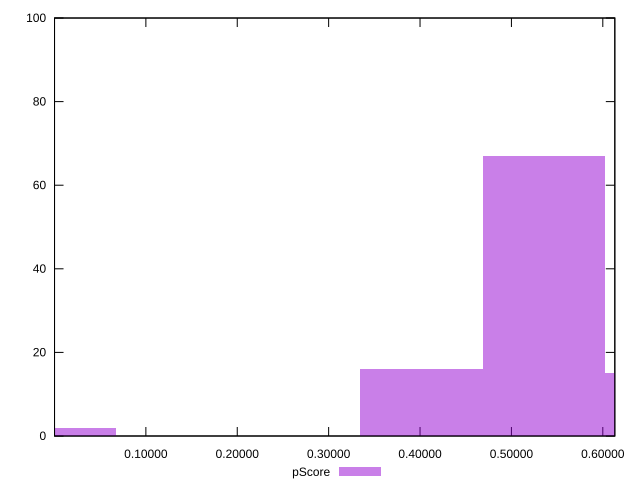

Recreate this plot in gnuplot.
reset

$pScore <<EOF
0 2
0.5352904153612077 67
0.40146781152090577 16
0.6691130192015096 15
EOF

set key outside below
set boxwidth 0.13382260384030192
set xrange [0.00005371378454288589:0.6131500724251653]
set yrange [0:100]
set trange [0:100]
set style fill transparent solid 0.5 noborder
set terminal svg size 640, 490 enhanced background rgb 'white'
set output "report_00008_2021-01-22T20:58:29.167/speed-index/samples/pages/pScore/histogram.svg"

plot $pScore title "pScore" with boxes

reset
